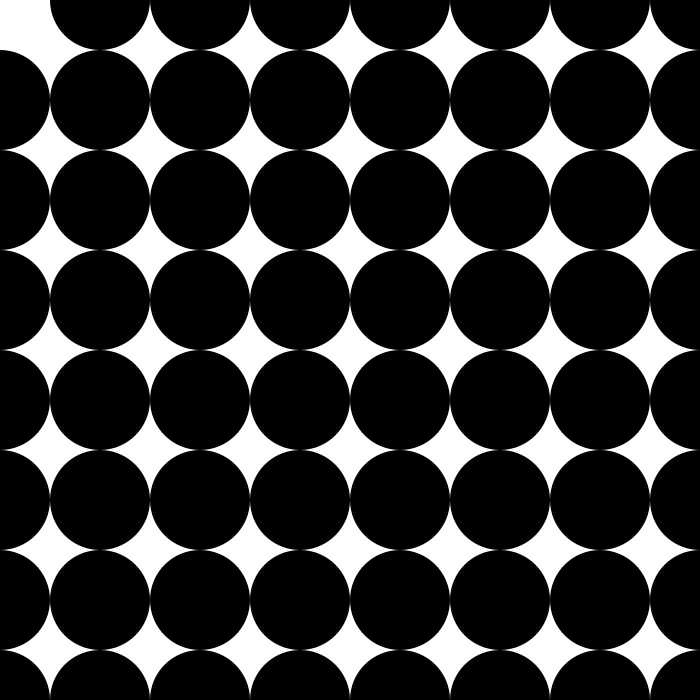
Frame 1 (no input)
Frame 60 (the mouse pressed at the canvas centre just before this capture): identical to frame 1, image omitted
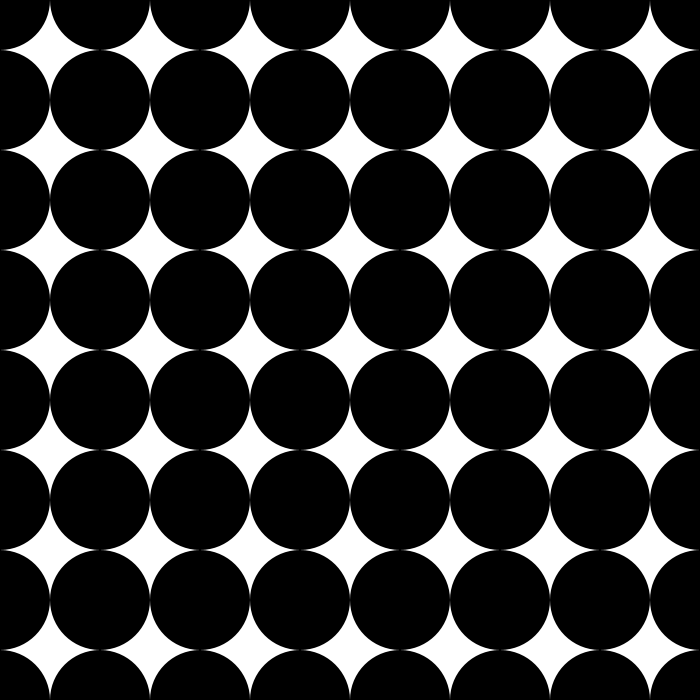
Frame 120 (the mouse held since frame 60 and released just before this capture)

The Processing sketch that drew these frames (run headless with seeded random() and noise(); from frame 60 on, the mouse is pressed at the canvas centre):

// Processing sketch: week6_midterm2
// ── week6_midterm2.pde
//change the color of an ellipse from black to white if the mouse is hovering over it 

int n = 7; //made number of circles variable
int i,j; //declared i&j globally

int x[] = new int [n+1]; //created an array so each ball
int y[] = new int [n+1]; //can change color individually

void setup() {
  size(700,700);
  noStroke();
}

void draw() {
  background(255);
   
  //loop 36 times in x and y
  for ( x[i] = 0; x[i] <= width; x[i] += width/n) {  
    for ( y[j] = 0; y[j] <= height; y[j] += height/n) {
      
      float d = dist(mouseX, mouseY, x[i], y[j]);
      
      if (d < width/(2*n)){ //conditional for if hovering
        fill(255);
      }else{
        fill(0);
      }
      ellipse(x[i], y[j], width/n, height/n); 
    }
  }
}
